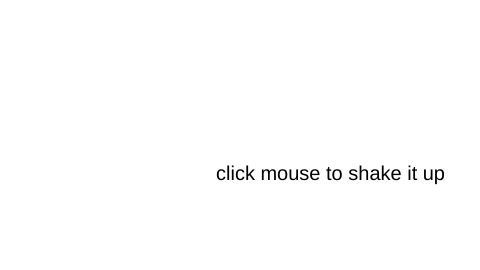
Frame 1 (no input)
Frame 60 (no input): identical to frame 1, image omitted
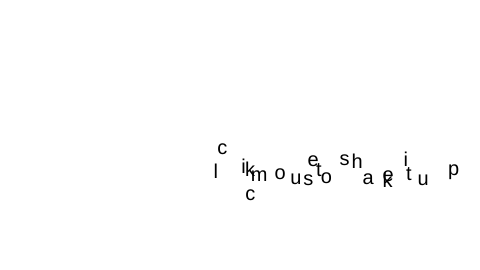
Frame 120 (the mouse pressed at the canvas centre since frame 60)

The p5.js sketch that drew these frames (run headless with seeded random() and noise() and a simulated clock; from frame 60 on, the mouse is pressed at the canvas centre):

// p5.js sketch
// ── sketch.js
// Learning Processing
// Daniel Shiffman
// http://www.learningprocessing.com

// Example 17-6: Text breaking up 

var message = "click mouse to shake it up";

// An array of Letter objects
var letters;

function setup() {
  createCanvas(480, 270);

  // Load the font
  textFont("Arial", 20);

  // Create the array the same size as the String
  letters = [];

  // Initialize Letters at the correct x location
  var x = 216;
  for (var i = 0; i < message.length; i ++ ) {
    // Letter objects are initialized with their location within the String as well as what character they should display.
    letters[i] = new Letter(x, 180, message.charAt(i)); 
    x += textWidth(message.charAt(i));
  }
}

function draw() {
  background(255);
  for (var i = 0; i < letters.length; i ++ ) {

    // Display all letters
    letters[i].display();

    // If the mouse is pressed the letters shake
    // If not, they return to their original location
    if (mouseIsPressed) {
      letters[i].shake();
    } else {
      letters[i].home();
    }
  }
}


// ── letter.js
// Learning Processing
// Daniel Shiffman
// http://www.learningprocessing.com

// Example 17-6: Text breaking up 

function Letter(x, y, letter) {
  // The object knows its original " home " location
  // As well as its current location
  this.homex = this.x = x;
  this.homey = this.y = y;
  this.letter = letter;

  // Display the letter
  this.display = function() {
    fill(0);
    textAlign(LEFT);
    text(this.letter, this.x, this.y);
  }
  
  // Move the letter randomly
  this.shake = function() {
    this.x += random(-2,2);
    this.y += random(-2,2);
  }
  
  // At any point, the current location can be set back to the home location by calling the home() function.
  this.home = function() { 
    this.x = this.homex;
    this.y = this.homey;
  }
}
